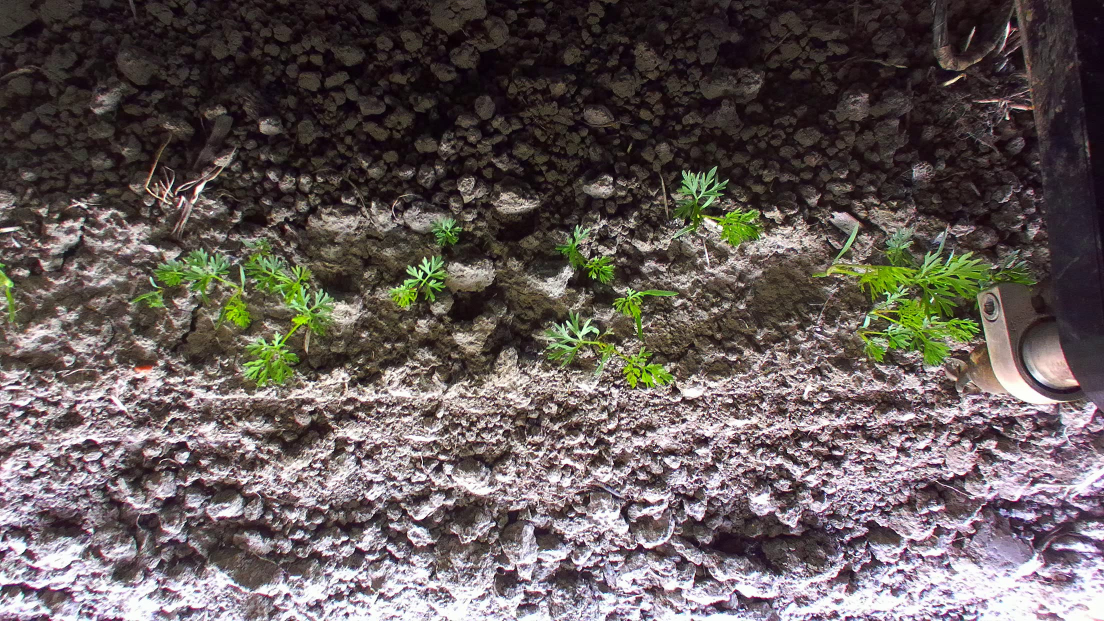
#> input picture AnnotationAndTraining/Annotation/images/frame170.jpg, 2208 x 1242 px (shown at 1/2 size)
$ python automaticAnnotation.py
#> lines starting #> are read from the running program, lines starting #| are printed output that depends on the picture; after the words box and inside, x2 and y2 are one past the last pixel; in counts of white or black regions, pixels touching at a corner belong together
import cv2
import numpy as np
import yaml

from pathlib import Path
from LiveProcessing.FrameExtractor.getFramesFromVideo import VideoFrameExtractor


class YoloAnnotator:
    def __init__(self, config_path):
        self.cfg = None
        self._load_config(config_path)
        self._init_paths()
        cv2.namedWindow(self.window_name, cv2.WINDOW_FULLSCREEN)

    def _load_config(self, config_path):
        """Load parameters from YAML file"""
#> in calibrate, img is the input picture: shape (1242, 2208, 3); mean B, G, R 88.6, 90.3, 100.2
        with open(config_path, 'r') as f:
            self.cfg = yaml.safe_load(f)

        # Check if everything is there
        required_sections = ['paths', 'thresholds', 'classes']
        if not all(section in self.cfg for section in required_sections):
            raise ValueError(f"Config missing required sections: {required_sections}")

        self.window_name = self.cfg['display']['window_name']

    def _init_paths(self):
        """Create all paths and dirs needed."""
        self.images_dir = Path(self.cfg['paths']['images_dir'])
        self.annotations_output_dir = Path(self.cfg['paths']['annotations_dir'])
        self.annotations_output_dir.mkdir(parents=True, exist_ok=True)

    def extract_green_plants_mask(self, img):
        """Generate mask for green areas using configured thresholds"""
        img_rgb = cv2.cvtColor(img, cv2.COLOR_BGR2RGB)
        red, green, blue = img_rgb[:, :, 0], img_rgb[:, :, 1], img_rgb[:, :, 2]
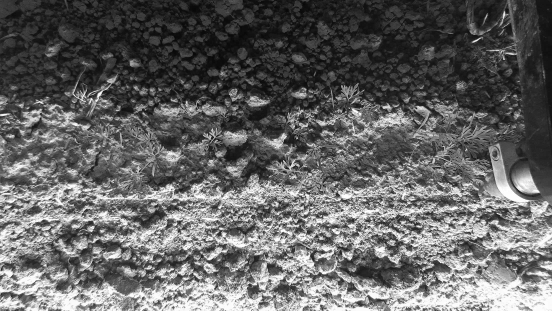
#> red: shape (1242, 2208) (shown at 1/4 size); min 0, max 255, mean 100.2
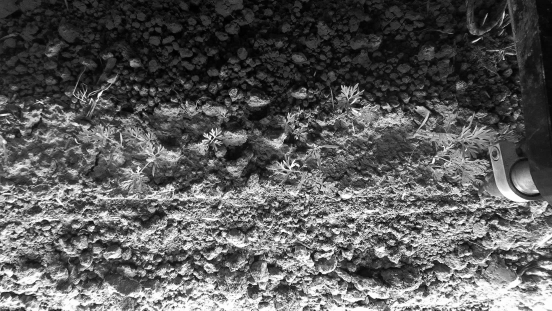
#> green: shape (1242, 2208) (shown at 1/4 size); min 0, max 255, mean 90.3
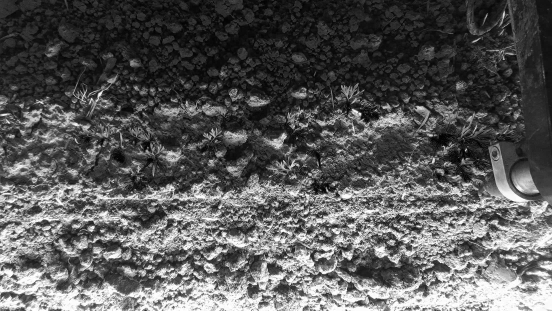
#> blue: shape (1242, 2208) (shown at 1/4 size); min 0, max 255, mean 88.6

        # Create refined mask for defined green areas
        thresholds = self.cfg['thresholds']
        mask = (
                       (green > red + thresholds['red_boundary']) &
                       (green > blue) &
                       (green > thresholds['green_min']) &
                       (green < thresholds['green_max']) &
                       (red < thresholds['red_max']) &
                       (blue < thresholds['blue_max'])
               ).astype(np.uint8) * 255
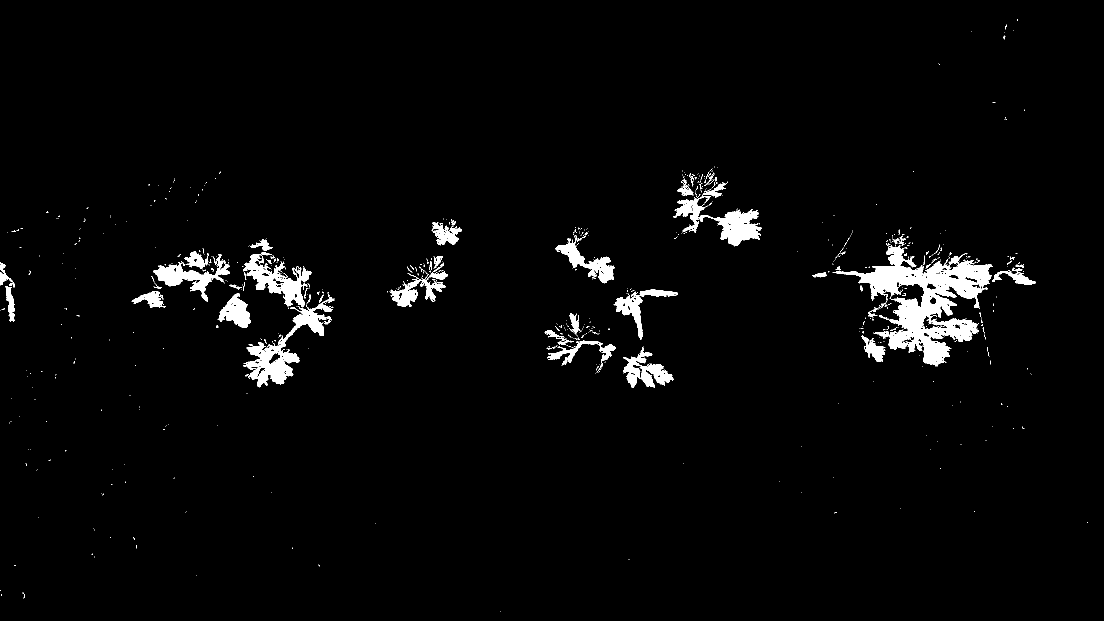
#> mask: shape (1242, 2208) (shown at 1/2 size); 2.8% white; 693 white regions (629 under 20 px), largest, box (x1, y1, x2, y2) and area: (1665, 491, 1986, 733) 25930, (486, 594, 669, 775) 7788, (1347, 392, 1523, 493) 5867

        # Remove some graining with Erode and Dilate etc.
        kernel = np.ones((5, 5), np.uint8)
        green_mask = cv2.morphologyEx(mask, cv2.MORPH_DILATE, kernel,
                                      iterations=1)  # Can finetune this, maybe this or one more
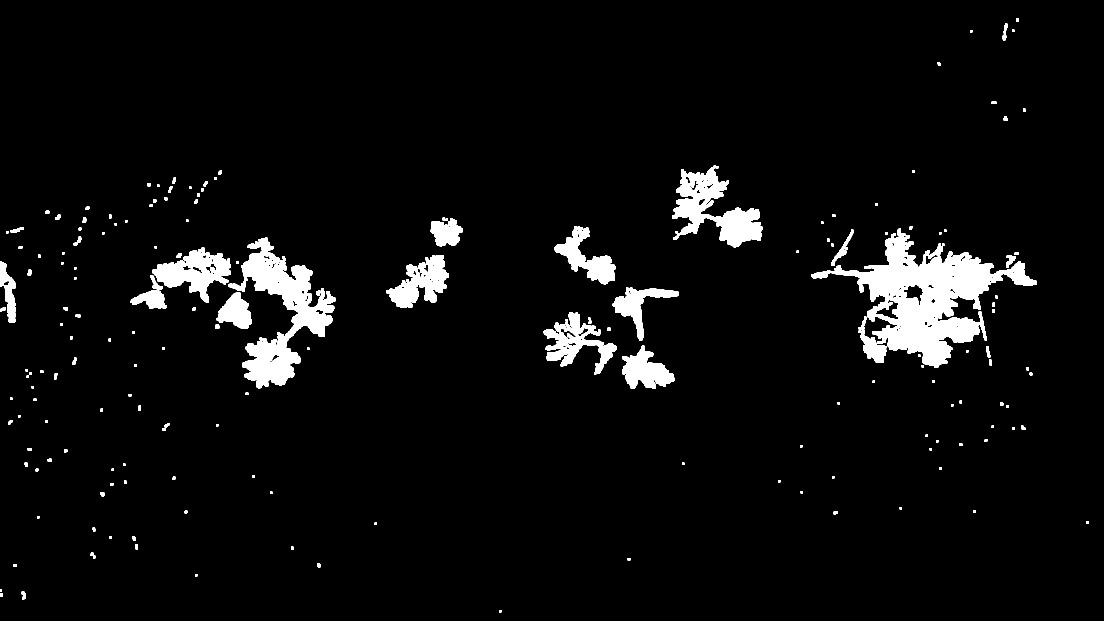
#> green_mask: shape (1242, 2208) (shown at 1/2 size); 4.9% white; 183 white regions, largest, box (x1, y1, x2, y2) and area: (1663, 457, 2074, 736) 41225, (457, 475, 671, 777) 22934, (1345, 331, 1525, 495) 12701

        return green_mask

    # [91 lines left out: functions process_contour, contour_to_yolo, annotate_images, create_frames, not called in this run]

    def scale_image(self, scale_percentage, img):
        """Resize images to fit the screen.
         A 4k image on a 1080p screen is not that great."""
#> called with scale_percentage = 70
        width = int(img.shape[1] * scale_percentage / 100)
        height = int(img.shape[0] * scale_percentage / 100)
        return cv2.resize(img, (width, height), interpolation=cv2.INTER_AREA)
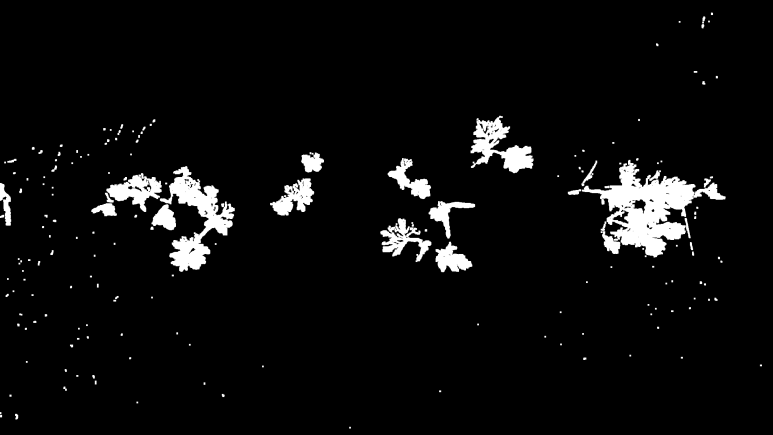
#> returned value: shape (869, 1545) (shown at 1/2 size); min 0, max 255, mean 12.4


    # For calibration
    def calibrate(self, img_path):
        """Calibrate the green values of the mask, try new values and see what happens."""
        img = cv2.imread(img_path)
        mask = self.extract_green_plants_mask(img)
        resized_image = self.scale_image(70, mask)
        cv2.imshow("Green extracted", resized_image)
        cv2.waitKey(0)


annotator = YoloAnnotator("config.yaml")

# annotator.create_frames(annotator.cfg['paths']['video_folder'], annotator.images_dir, 15, 176)
annotator.calibrate("./images/frame170.jpg")
# annotator.annotate_images()

$ run again, with AnnotationAndTraining/Annotation/images/frame139.jpg copied over AnnotationAndTraining/Annotation/images/frame170.jpg
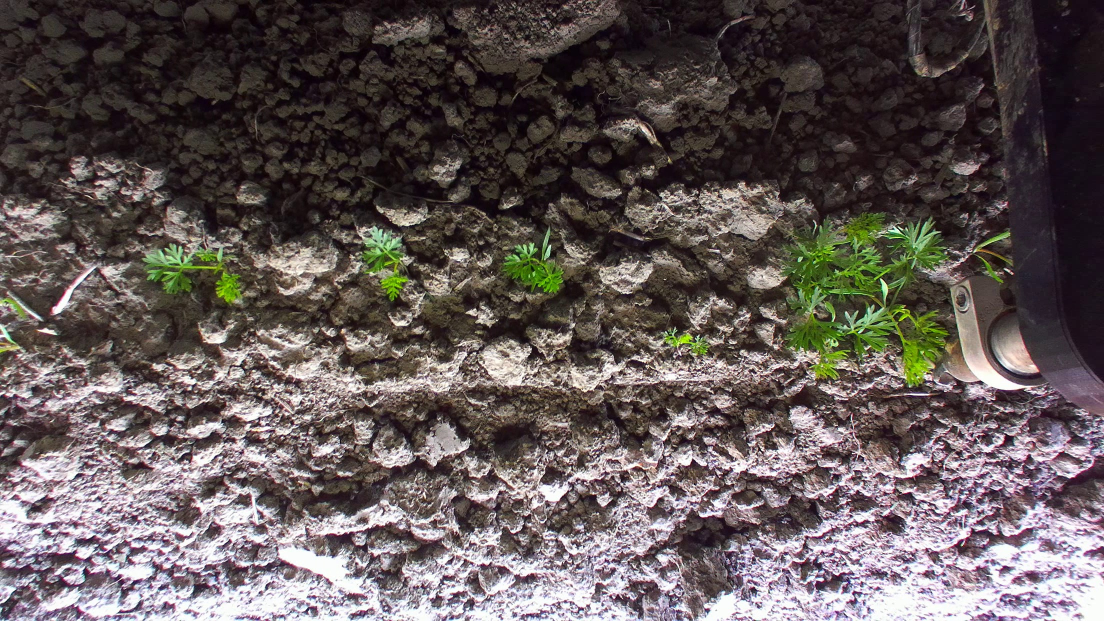
#> input picture AnnotationAndTraining/Annotation/images/frame139.jpg, 2208 x 1242 px (shown at 1/2 size)
#> in calibrate, img is the input picture: shape (1242, 2208, 3); mean B, G, R 86.6, 87.6, 97.5
#> in extract_green_plants_mask, `mask = ( (green > red + thresholds['red_boundary']) & (green > blue) &..`:
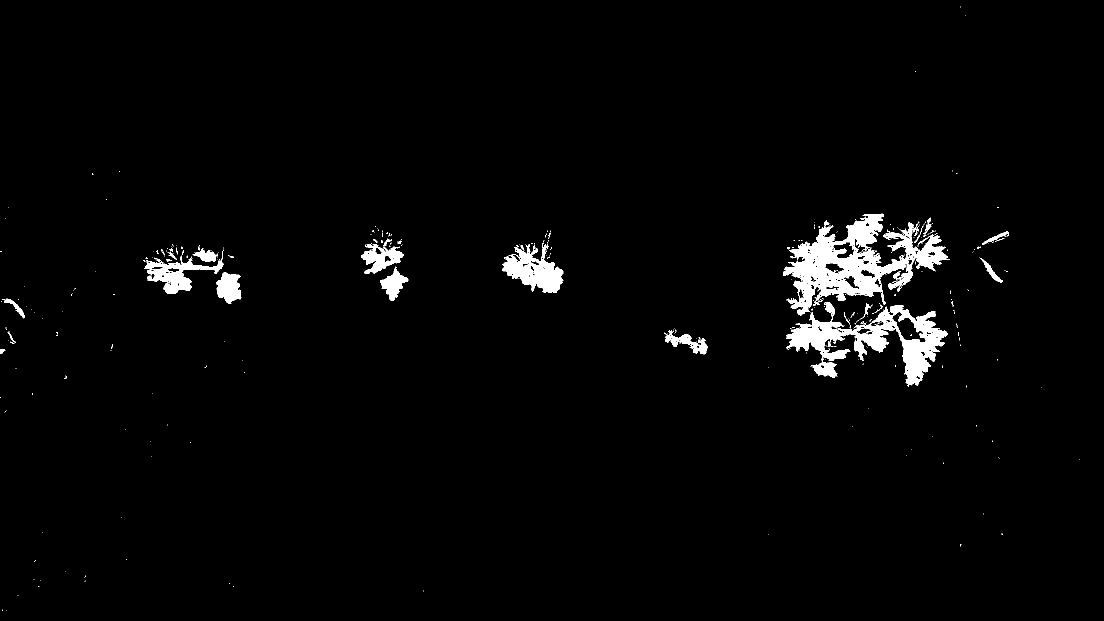
#> mask: shape (1242, 2208) (shown at 1/2 size); 2.4% white; 330 white regions (291 under 20 px), largest, box (x1, y1, x2, y2) and area: (1566, 427, 1899, 631) 24965, (1573, 604, 1896, 774) 16806, (1004, 485, 1127, 586) 6181
#> in extract_green_plants_mask, `green_mask = cv2.morphologyEx(mask, cv2.MORPH_DILATE, kernel, iteratio..`:
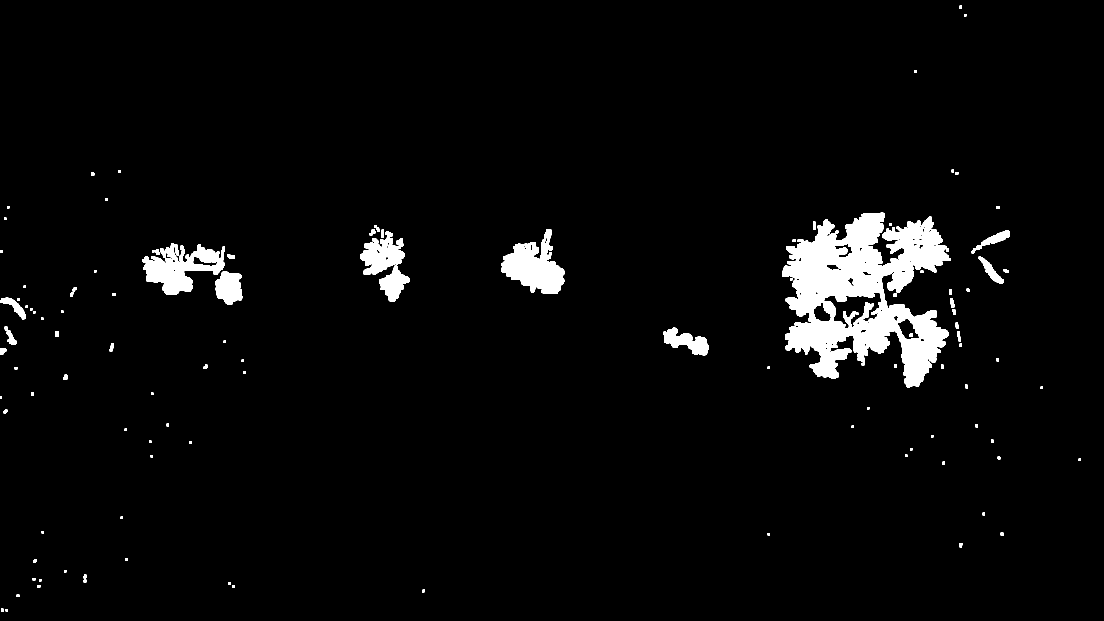
#> green_mask: shape (1242, 2208) (shown at 1/2 size); 3.7% white; 113 white regions (1 under 20 px), largest, box (x1, y1, x2, y2) and area: (1564, 425, 1901, 776) 63461, (1002, 458, 1129, 588) 8917, (284, 486, 450, 590) 8594

$ run again, with AnnotationAndTraining/Annotation/images/frame141.jpg copied over AnnotationAndTraining/Annotation/images/frame170.jpg
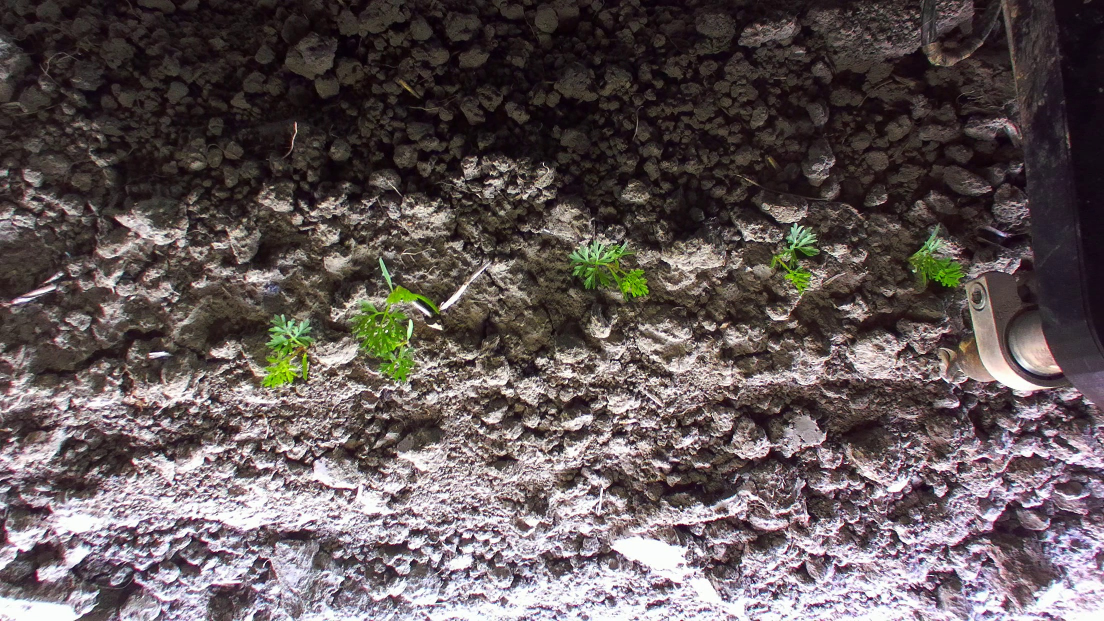
#> input picture AnnotationAndTraining/Annotation/images/frame141.jpg, 2208 x 1242 px (shown at 1/2 size)
#> in calibrate, img is the input picture: shape (1242, 2208, 3); mean B, G, R 87.2, 86.7, 97.5
#> in extract_green_plants_mask, `mask = ( (green > red + thresholds['red_boundary']) & (green > blue) &..`:
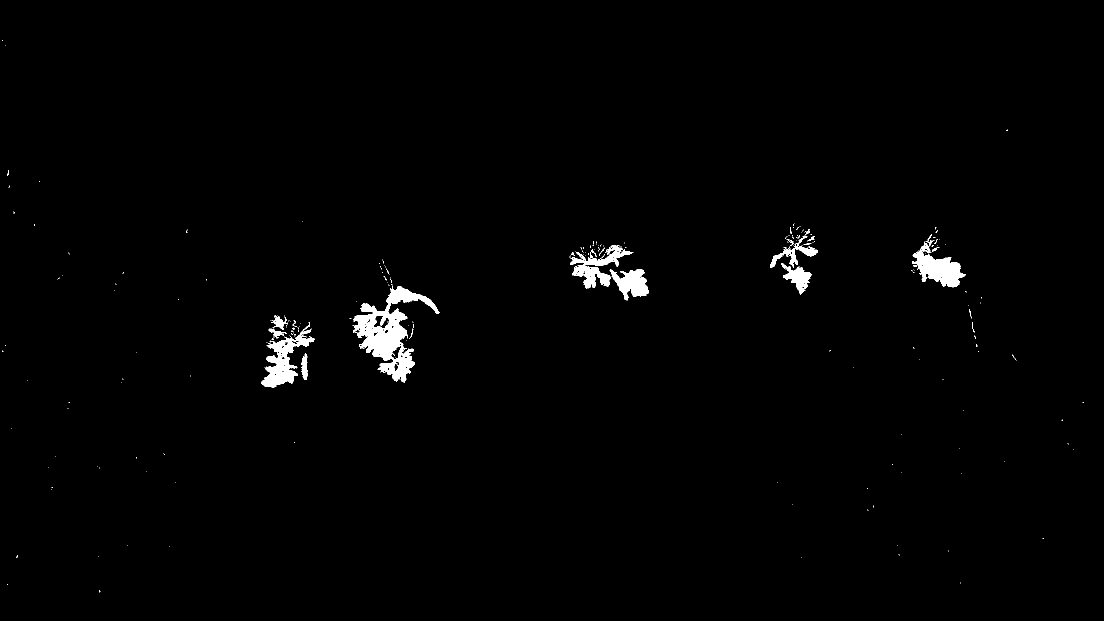
#> mask: shape (1242, 2208) (shown at 1/2 size); 1.2% white; 248 white regions (221 under 20 px), largest, box (x1, y1, x2, y2) and area: (705, 571, 879, 765) 11167, (522, 657, 630, 776) 4512, (1824, 480, 1931, 575) 4404
#> in extract_green_plants_mask, `green_mask = cv2.morphologyEx(mask, cv2.MORPH_DILATE, kernel, iteratio..`:
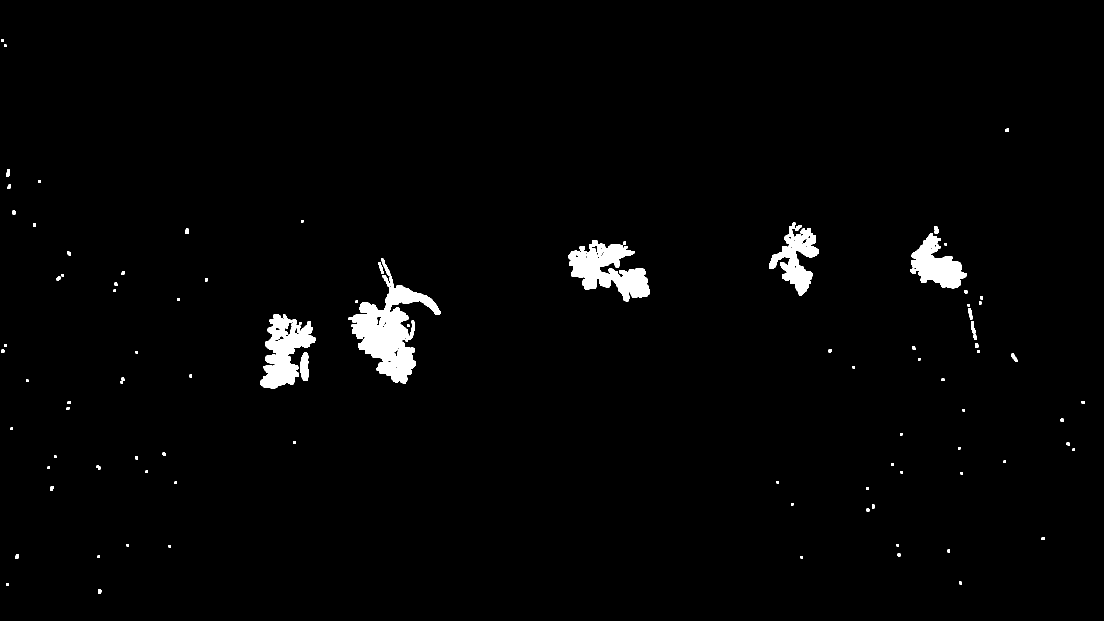
#> green_mask: shape (1242, 2208) (shown at 1/2 size); 1.9% white; 94 white regions, largest, box (x1, y1, x2, y2) and area: (697, 550, 881, 767) 15786, (1136, 480, 1299, 603) 10267, (520, 628, 632, 778) 8639
